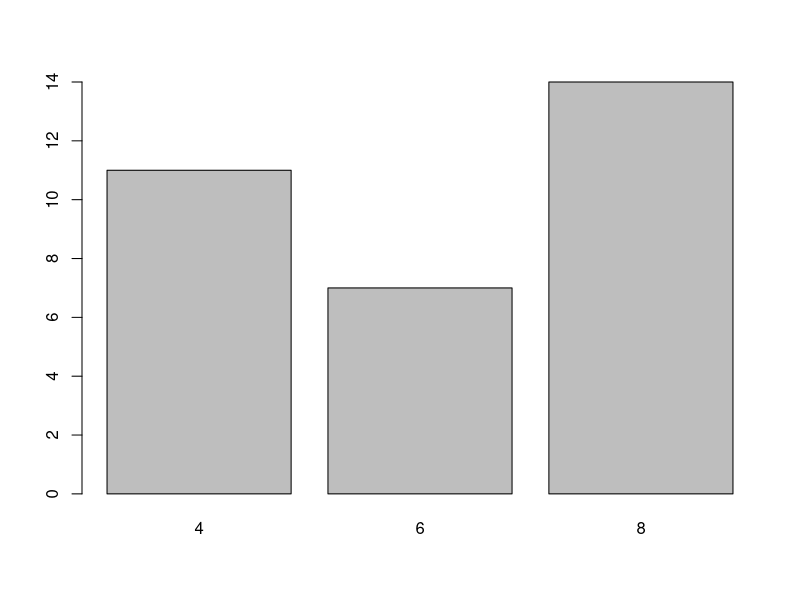
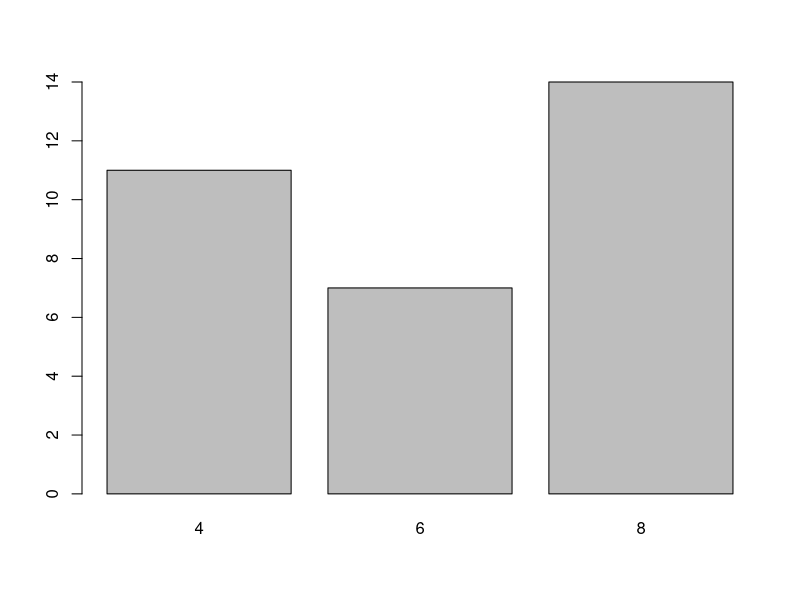
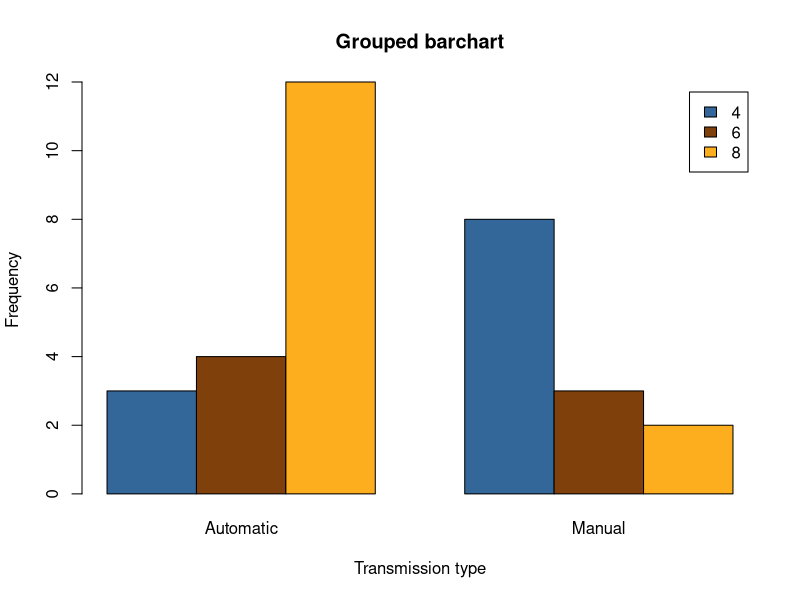
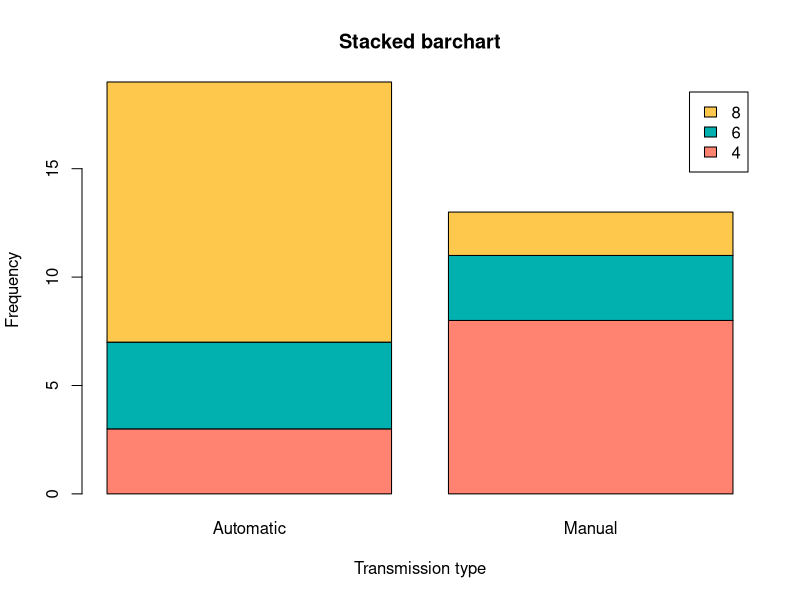
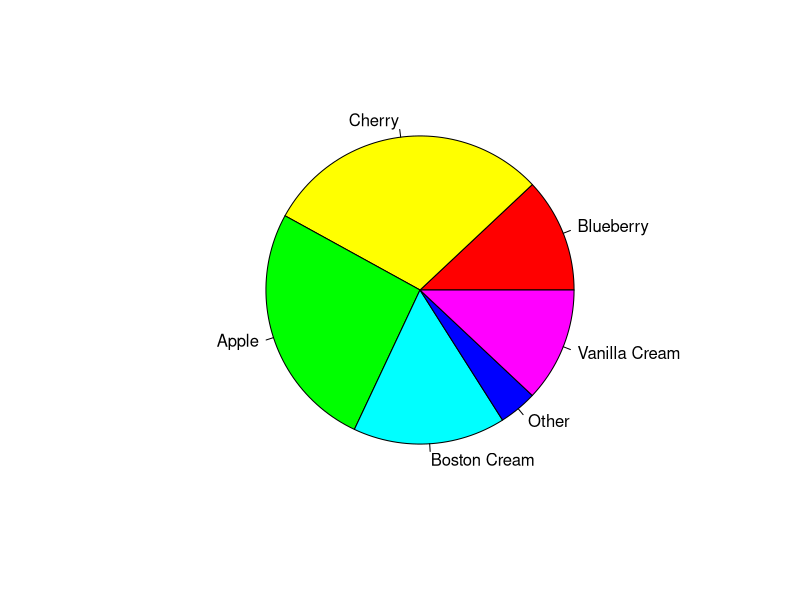
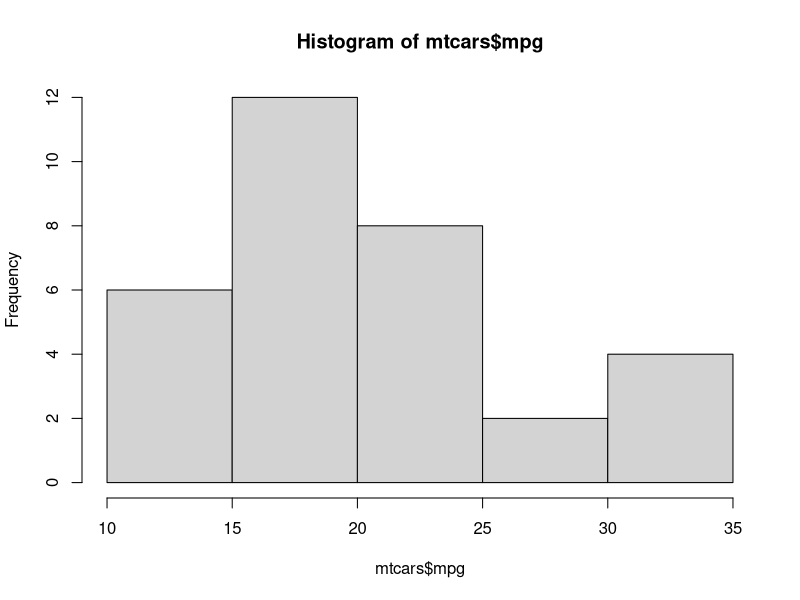
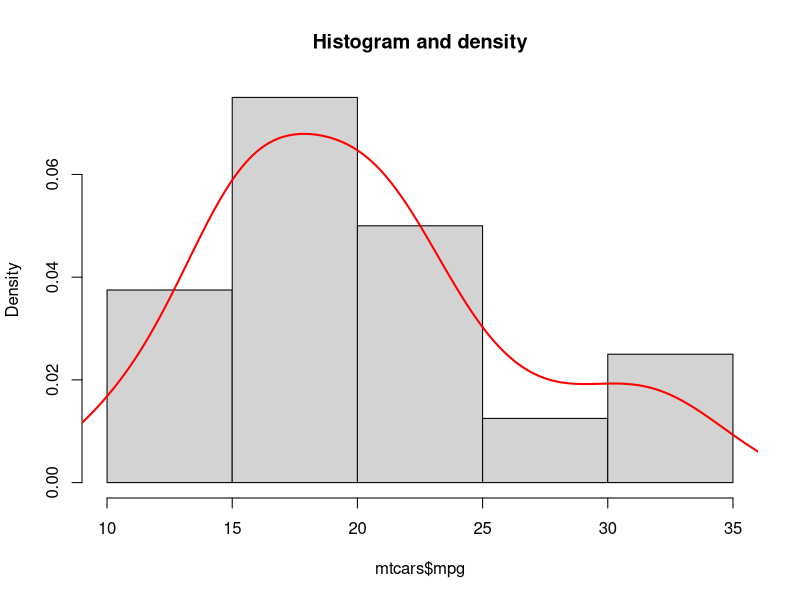
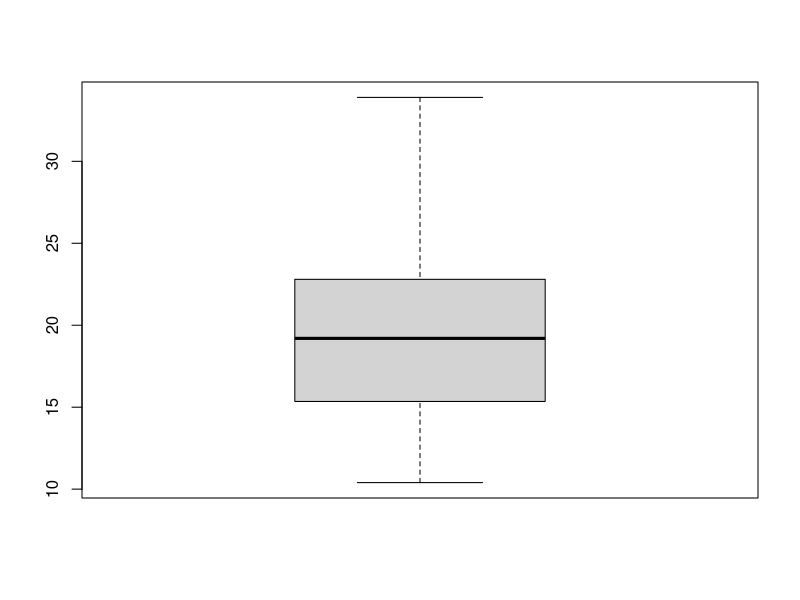

The R script that drew these images, in order:
## ---- chunk 1
knitr::opts_chunk$set(echo = TRUE)
## ---- chunk 2
data(mtcars)
## ---- chunk 3
barplot(table(mtcars$cyl))

# See ?barplot
## ---- chunk 4
# Alternative barplot method
plot(factor(mtcars$cyl))
## ---- chunk 5
# Short variable names. Note: Could "attach" instead
am = mtcars$am
cyl = mtcars$cyl

# Convert am to factor
am = factor(am)

# Change factor levels to readable names (instead 0/1)
levels(am) = c("Automatic", "Manual")

# Table cylinder v transmission type
cylvtrans = table(cyl, am)
# cylvtrans <- xtabs(~cyl + am , data = mtcars) # Equivalent

barplot(cylvtrans,
        main = "Grouped barchart",
        xlab = "Transmission type", ylab = "Frequency",
        col = c("#336699", "#80400B", "#FCAE1E"),
        legend.text = rownames(cylvtrans),
        beside = TRUE) # Grouped bars
## ---- chunk 6
barplot(cylvtrans,
        main = "Stacked barchart",
        xlab = "Transmission type", ylab = "Frequency",
        col = c("#FF8370", "#00B1B0", "#FEC84D"),
        legend.text = rownames(cylvtrans),
        beside = FALSE) # Stacked bars (default)
## ---- chunk 7
pie.sales = c(0.12, 0.3, 0.26, 0.16, 0.04, 0.12)
names(pie.sales) = c("Blueberry", "Cherry",
    "Apple", "Boston Cream", "Other", "Vanilla Cream")
## ---- chunk 8
pie(pie.sales, col=rainbow(6))

# See ?pie
## ---- chunk 9
hist(mtcars$mpg)

# See ?hist
## ---- chunk 10
hist(mtcars$mpg, freq = FALSE, main = "Histogram and density")

# Calculate density
dx = density(mtcars$mpg)

# Add density
lines(dx, lwd = 2, col = "red")


## ---- chunk 11
boxplot(mtcars$mpg)
## ---- chunk 12
x = c(8, 5, 14, -9, 19, 12, 3, 9, 7, 4, 4, 6, 8, 12, -8, 2, 0, -1, 5, 3)
boxplot(x, horizontal = TRUE, col=2)
## ---- chunk 13
boxplot(x, horizontal = TRUE, col=2)
stripchart(x, method = "jitter", pch = 19, add = TRUE, col = "blue")
## ---- chunk 14
boxplot(wt ~ cyl, data = mtcars, col = rainbow(length(unique(mtcars$cyl))))
## ---- chunk 15
boxplot(wt ~ cyl, data = mtcars, col = rainbow(length(unique(mtcars$cyl))))
stripchart(mtcars$wt ~ mtcars$cyl, vertical = TRUE, method = "jitter",
           pch = 19, add = TRUE, col = 4:4+length(levels(mtcars$cyl)))
## ---- chunk 16
# mpg vs. displacement
plot(mtcars$disp,mtcars$mpg)
## ---- chunk 17
sort(c(unique(mtcars$cyl)))
## ---- chunk 18
plot(mtcars$disp,mtcars$mpg, col=mtcars$cyl)  # 3rd variable color

# Add legend to plot
legend("topright",                    
       legend = c("4", "6", "8"),
       col=sort(c(unique(mtcars$cyl))),
       pch = 20)

## ---- chunk 19
cols = c("deepskyblue", "magenta", "gray50")
plot(mpg ~ wt, xlab="Weight (1000lbs)", ylab="Miles / gallon", col = cyl, pch = 19, data=mtcars)
legend(x = "topright",
       title = "Number of cylinders",
       horiz = TRUE,
       legend = c("4", "6", "8"), 
       bty = 'n',
       cex = 0.7,
       col = cols,
       pch=20)

## ---- chunk 20
plot(mtcars$disp,mtcars$mpg, 
     main = "MPG vs. Displacement", 
     xlab = "Displacement",
     ylab = "MPG", 
     col = "#336699", 
     pch = 19)

# See ?plot
## ---- chunk 21
plot(mtcars$disp,mtcars$mpg, col=2)
grid(nx = NULL, ny = NULL,
     lty = 2,      # Grid line type
     col = "gray", # Grid line color
     lwd = 2)      # Grid line width
## ---- chunk 22
hist(mtcars$mpg)
grid(nx = NA, ny = NULL,
     lty = 1, col = "gray", lwd = 1)
# hist(mtcars$mpg, col = 4, add = TRUE)
## ---- chunk 23
# Data
set.seed(132)
x <- rnorm(500)

boxplot(x)

# Light gray background
rect(par("usr")[1], par("usr")[3],
     par("usr")[2], par("usr")[4],
     col = "#ebebeb")
# See: https://www.rdocumentation.org/packages/graphics/versions/3.6.2/topics/par


# Add white grid
grid(nx = NULL, ny = NULL, col = "white", lwd = 2)

# Boxplot
boxplot(x, col = 4, add = TRUE)
## ---- chunk 24
# Data
x = rnorm(50)

# One row, two columns
par(mfrow = c(1, 2))

# The following two plots will be combined
hist(x, main = "Left plot")     # Left 
boxplot(x, main = "Right plot") # Right

# RESET to the original graphics device
par(mfcol = c(1, 1)) 

## ---- chunk 25
# Data
set.seed(6)
x = rexp(50)

# Two rows, two columns
par(mfcol = c(2, 2))

# Plots
hist(x, main = "Top left")                   # Top left
boxplot(x, main = "Bottom left")             # Bottom left
plot(x, main = "Top right")                  # Top right
pie(table(round(x)), main = "Bottom right")  # Bottom right

# RESET to the original graphics device
par(mfcol = c(1, 1)) 

## ---- chunk 26
# Data
set.seed(123)
x = 1:50
y = x + rnorm(50, sd = 10)
groups = sample(letters, 50, replace = TRUE)
## ---- chunk 27
plot(x, y, pch = 19, col = 4)
text(x = 15, y = 50, label = "Text annotation",
     col = "blue",   # Color of the text
     font = 2,      # Bold face
     cex = 1.1)     # Size 
## ---- chunk 28
plot(x, y, pch = 19, col = 4)

# Split the text in several lines
text(x = 15, y = 50,
     label = "Text\n annotation") # Split text 

## ---- chunk 29
plot(x, y, pch = 19, col = 4,
     ylim = c(-10, 70)) # Change axis limits
text(x = x, y = y - 3,  # Fine-tune the position
     label = groups)  

# Config axis
# Add X-axis
axis(1,
     col = "blue",        # Axis line color
     col.ticks = "green", # Ticks color
     col.axis = "red")    # Labels color

## ---- chunk 30
# Reproducible data
set.seed(1)
x = runif(100, min = -5, max = 5)
y = x ^ 3 + rnorm(100, mean = 0, sd = 5)
## ---- chunk 31
# Increase the plot margins
par(mar = c(5, 4, 4, 4) + 0.25)

# First data plot
plot(x, y, pch = 19, ylab = "Var 1")

# SET TRUE to merge plots
par(new = TRUE)

# Another data set to plot
plot(x ^ 2, y ^ 2,
     col = 4, pch = 19,
     axes = FALSE, # No axes
     bty = "n",    # No box
     xlab = "", ylab = "") # No axis labels

# New axis on right with proper scale
axis(4)

# Axis label (if needed)
mtext("Var 2", side = 4, line = 3, col = 4) 
